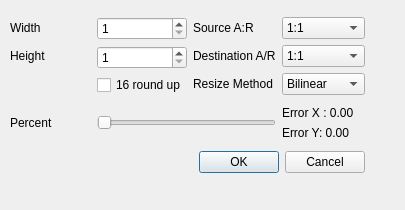
<ui version="4.0" >
 <class>Dialog</class>
 <widget class="QDialog" name="Dialog" >
  <property name="geometry" >
   <rect>
    <x>0</x>
    <y>0</y>
    <width>405</width>
    <height>210</height>
   </rect>
  </property>
  <property name="windowTitle" >
   <string>Resize</string>
  </property>
  <widget class="QWidget" name="" >
   <property name="geometry" >
    <rect>
     <x>10</x>
     <y>12</y>
     <width>355</width>
     <height>169</height>
    </rect>
   </property>
   <layout class="QGridLayout" >
    <property name="margin" >
     <number>0</number>
    </property>
    <property name="spacing" >
     <number>6</number>
    </property>
    <item row="1" column="3" >
     <layout class="QVBoxLayout" >
      <property name="margin" >
       <number>0</number>
      </property>
      <property name="spacing" >
       <number>6</number>
      </property>
      <item>
       <widget class="QLabel" name="labelErrorX" >
        <property name="text" >
         <string>Error X : 0.00</string>
        </property>
       </widget>
      </item>
      <item>
       <widget class="QLabel" name="labelErrorY" >
        <property name="text" >
         <string>Error Y: 0.00</string>
        </property>
       </widget>
      </item>
     </layout>
    </item>
    <item row="0" column="1" >
     <layout class="QVBoxLayout" >
      <property name="margin" >
       <number>0</number>
      </property>
      <property name="spacing" >
       <number>6</number>
      </property>
      <item>
       <widget class="QSpinBox" name="spinBoxWidth" >
        <property name="maximum" >
         <number>2900</number>
        </property>
        <property name="minimum" >
         <number>1</number>
        </property>
       </widget>
      </item>
      <item>
       <widget class="QSpinBox" name="spinBoxHeight" >
        <property name="maximum" >
         <number>2000</number>
        </property>
        <property name="minimum" >
         <number>1</number>
        </property>
       </widget>
      </item>
      <item>
       <widget class="QCheckBox" name="checkBoxRoundup" >
        <property name="text" >
         <string>16 round up</string>
        </property>
       </widget>
      </item>
     </layout>
    </item>
    <item row="0" column="0" >
     <layout class="QVBoxLayout" >
      <property name="margin" >
       <number>0</number>
      </property>
      <property name="spacing" >
       <number>6</number>
      </property>
      <item>
       <widget class="QLabel" name="label" >
        <property name="text" >
         <string>Width</string>
        </property>
       </widget>
      </item>
      <item>
       <widget class="QLabel" name="label_2" >
        <property name="text" >
         <string>Height</string>
        </property>
       </widget>
      </item>
      <item>
       <widget class="QLabel" name="label_7" >
        <property name="text" >
         <string/>
        </property>
       </widget>
      </item>
     </layout>
    </item>
    <item row="1" column="1" colspan="2" >
     <widget class="QSlider" name="horizontalSlider" >
      <property name="minimum" >
       <number>10</number>
      </property>
      <property name="maximum" >
       <number>150</number>
      </property>
      <property name="orientation" >
       <enum>Qt::Horizontal</enum>
      </property>
     </widget>
    </item>
    <item row="0" column="2" >
     <layout class="QVBoxLayout" >
      <property name="margin" >
       <number>0</number>
      </property>
      <property name="spacing" >
       <number>6</number>
      </property>
      <item>
       <widget class="QLabel" name="label_4" >
        <property name="text" >
         <string>Source A:R</string>
        </property>
       </widget>
      </item>
      <item>
       <widget class="QLabel" name="label_3" >
        <property name="text" >
         <string>Destination A/R</string>
        </property>
       </widget>
      </item>
      <item>
       <widget class="QLabel" name="label_6" >
        <property name="text" >
         <string>Resize Method</string>
        </property>
       </widget>
      </item>
     </layout>
    </item>
    <item row="1" column="0" >
     <widget class="QLabel" name="label_5" >
      <property name="text" >
       <string>Percent</string>
      </property>
     </widget>
    </item>
    <item row="0" column="3" >
     <layout class="QVBoxLayout" >
      <property name="margin" >
       <number>0</number>
      </property>
      <property name="spacing" >
       <number>6</number>
      </property>
      <item>
       <widget class="QComboBox" name="comboBoxSource" >
        <item>
         <property name="text" >
          <string>1:1</string>
         </property>
        </item>
        <item>
         <property name="text" >
          <string>4:3</string>
         </property>
        </item>
        <item>
         <property name="text" >
          <string>16:9</string>
         </property>
        </item>
       </widget>
      </item>
      <item>
       <widget class="QComboBox" name="comboBoxDestination" >
        <item>
         <property name="text" >
          <string>1:1</string>
         </property>
        </item>
        <item>
         <property name="text" >
          <string>4:3</string>
         </property>
        </item>
        <item>
         <property name="text" >
          <string>16:9</string>
         </property>
        </item>
       </widget>
      </item>
      <item>
       <widget class="QComboBox" name="comboBoxAlgo" >
        <item>
         <property name="text" >
          <string>Bilinear</string>
         </property>
        </item>
        <item>
         <property name="text" >
          <string>Bicubic</string>
         </property>
        </item>
        <item>
         <property name="text" >
          <string>Lanzcos3</string>
         </property>
        </item>
       </widget>
      </item>
     </layout>
    </item>
    <item row="2" column="0" colspan="4" >
     <widget class="QDialogButtonBox" name="buttonBox" >
      <property name="orientation" >
       <enum>Qt::Horizontal</enum>
      </property>
      <property name="standardButtons" >
       <set>QDialogButtonBox::Cancel|QDialogButtonBox::NoButton|QDialogButtonBox::Ok</set>
      </property>
     </widget>
    </item>
   </layout>
  </widget>
 </widget>
 <resources/>
 <connections>
  <connection>
   <sender>buttonBox</sender>
   <signal>accepted()</signal>
   <receiver>Dialog</receiver>
   <slot>accept()</slot>
   <hints>
    <hint type="sourcelabel" >
     <x>248</x>
     <y>254</y>
    </hint>
    <hint type="destinationlabel" >
     <x>157</x>
     <y>274</y>
    </hint>
   </hints>
  </connection>
  <connection>
   <sender>buttonBox</sender>
   <signal>rejected()</signal>
   <receiver>Dialog</receiver>
   <slot>reject()</slot>
   <hints>
    <hint type="sourcelabel" >
     <x>316</x>
     <y>260</y>
    </hint>
    <hint type="destinationlabel" >
     <x>286</x>
     <y>274</y>
    </hint>
   </hints>
  </connection>
 </connections>
</ui>
